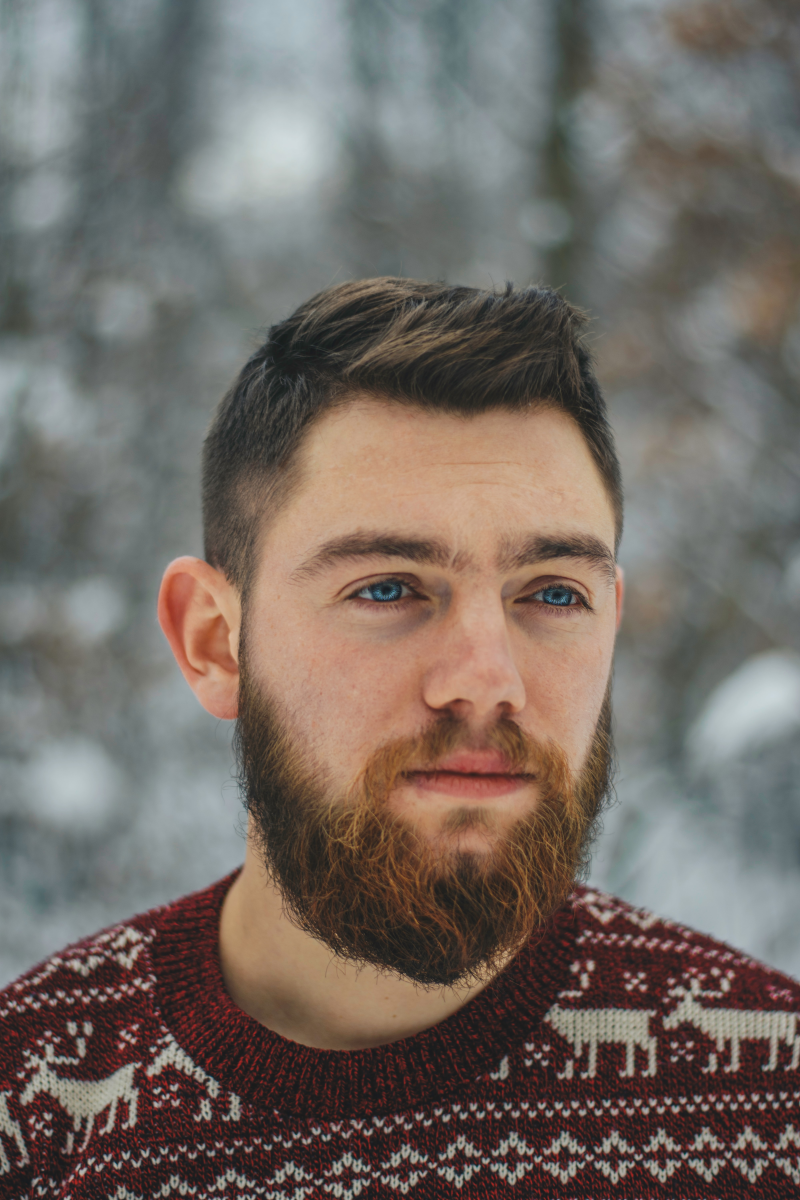
#> input picture _4.python/opencv/_application/person3.jpg, 4000 x 6000 px, found by its file name (shown at 1/5 size)
$ python saveFace3.py   (older library calls are emulated)
#> lines starting #> are read from the running program, lines starting #| are printed output that depends on the picture
import cv2
from PIL import Image
casc_path = "C:\\Users\\jeng\\AppData\\Local\\conda\\conda\\pkgs\\opencv3-3.1.0-py34_0\\Library\\etc\\haarcascades\\haarcascade_frontalface_default.xml"
faceCascade = cv2.CascadeClassifier(casc_path)
imagename = "media\\person3.jpg"
image = cv2.imread(imagename)
#> image is the input picture: shape (6000, 4000, 3); mean B, G, R 99.8, 106.3, 115.3
faces = faceCascade.detectMultiScale(image, scaleFactor=1.1, minNeighbors=5, minSize=(30,30), flags = cv2.CASCADE_SCALE_IMAGE)
#> faces = [[360, 5595, 53, 53], [1082, 5475, 102, 102], [1127, 2017, 2427, 2427]]
count = 1
for (x,y,w,h) in faces:
    cv2.rectangle(image, (x,y), (x+w,y+h), (128,255,0), 2)
    filename = "media\\face" + str(count)+ ".jpg"
    image1 = Image.open(imagename)
    image2 = image1.crop((x, y, x+w, y+h))
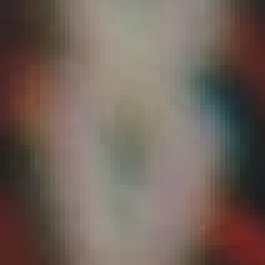
#> image2: PIL image 53x53 RGB (shown 5 times larger); mean R, G, B 113.3, 99, 90.4
    image3 = image2.resize((200, 200), Image.ANTIALIAS)
#> (the run stopped early here; a loop or call above may not have finished)
